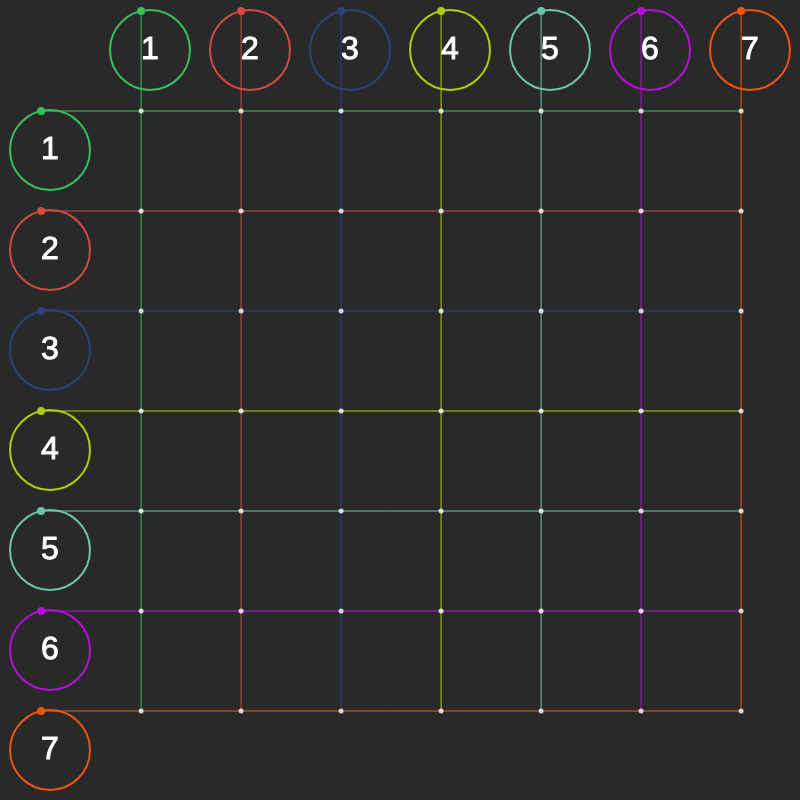
Frame 1 (no input)
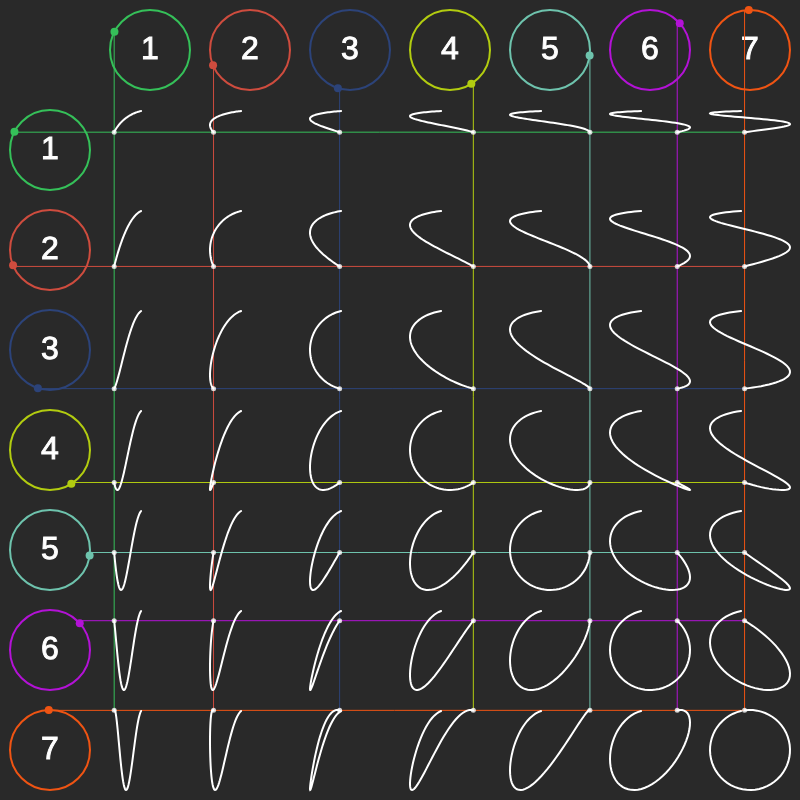
Frame 60 (no input)
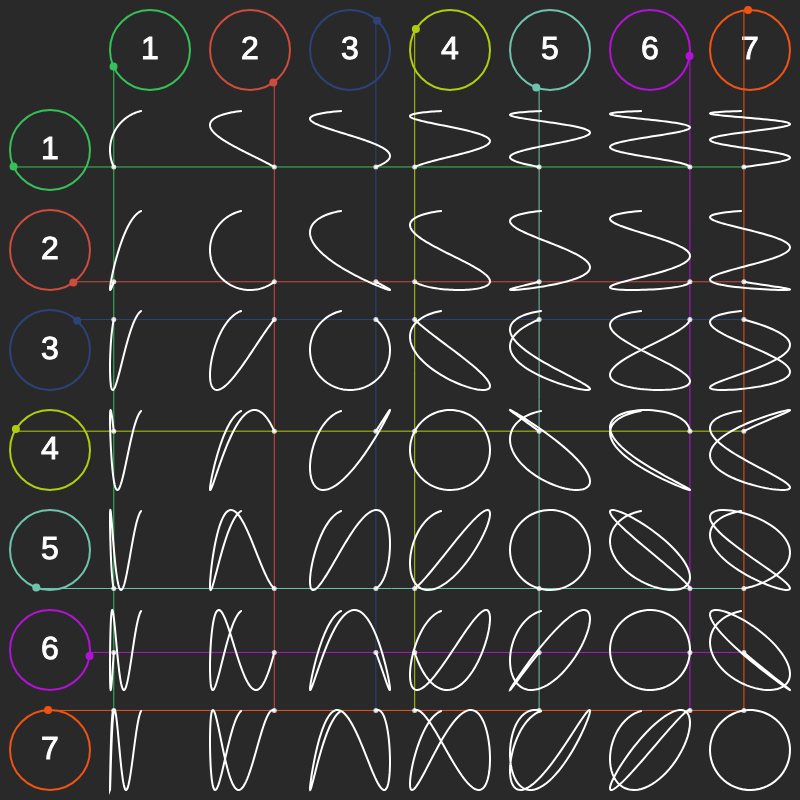
Frame 120 (the mouse pressed at the canvas centre since frame 60)

The p5.js sketch that drew these frames (run headless with seeded random() and noise() and a simulated clock; from frame 60 on, the mouse is pressed at the canvas centre):

// p5.js sketch
// ── sketch.js
let angle = 0;
let cols = 7;
let rows = 7;
let oscX = [];
let oscY = [];
let figures = [];
let d;
let colors = [];
let phase;

function setup() {
    createCanvas(800, 800);
    d = width / (cols + 1);
    // phase = 0;
    phase = random(TWO_PI);
    console.log(phase);
    for (let i = 0; i < cols; i++) {
        oscX.push(new Oscillator(d + i * d + d/2, d / 2, d*0.8, angle, phase));
        let r = random(256);
        let g = random(256);
        let b = random(256);
        colors.push(color(r, g, b));
    }

    for (let j = 0; j < rows; j++) {
        oscY.push(new Oscillator(d / 2, d + j * d + d/2, d*0.8, angle, phase));
    }

    for (let i = 0; i < cols; i++) {
        for (let j = 0; j < rows; j++) {
            figures.push(new Figure());
        }
    }
}


function draw() {
    background(41);

    for (let i = 0; i < cols; i++) {
        o = oscX[i];
        strokeWeight(1);
        textFont("Arial");
        textSize(32);
        textAlign(CENTER, CENTER);
        stroke(255);
        fill(255);
        text(""+(i + 1), o.pos.x, o.pos.y);
        stroke(colors[i]);
        o.show();
        o.update(angle * (i + 1));
        strokeWeight(1);
        stroke(colors[i], 100);
        line(o.x, o.y, o.x, oscY[oscY.length-1].y);
        for (let j = 0; j < rows; j++) {
            figures[index(i, j)].setX(o.x);
        }
    }

    for (let j = 0; j < rows; j++) {
        o = oscY[j];
        strokeWeight(1);
        textFont("Arial");
        textSize(32);
        textAlign(CENTER, CENTER);
        stroke(255);
        fill(255);
        text(""+(j + 1), o.pos.x, o.pos.y);
        stroke(colors[j]);
        o.show();
        o.update(angle * (j + 1));
        strokeWeight(1);
        stroke(colors[j], 100);
        line(o.x, o.y, oscX[oscX.length-1].x, o.y);
        for (let i = 0; i < rows; i++) {
            figures[index(i, j)].setY(o.y);
        }
    }

    for (let f of figures) {
        f.addPoint();
        f.show();
    }

    if (angle <= -TWO_PI) {
        for (let f of figures) {
            f.path = [];
        }
        angle = 0;
        // phase = 0;
        phase = random(TWO_PI);
        console.log(phase);
        for (let o of oscX.concat(oscY)) {
            o.phase = phase;
        }
        // noLoop();
    }
    angle -= 0.015;
}

function index(i, j) {
    return (i + j * rows);
}
// ── figure.js
class Figure {
    constructor() {
        this.path = [];
        this.current = createVector();
    }

    setX(x) {
        this.current.x = x;
    }

    setY(y) {
        this.current.y = y;
    }

    addPoint() {
        this.path.push(this.current);
    }

    show() {
        strokeWeight(2);
        stroke(255);
        beginShape();
        for (let p of this.path) {
            vertex(p.x, p.y);
        }
        endShape();
        strokeWeight(5);
        stroke(255, 200);
        point(this.current.x, this.current.y);
        this.current = createVector();
    }
}
// ── oscillator.js
class Oscillator {
    constructor(x, y, diameter, angle, phase) {
        this.pos = createVector(x, y);
        this.d = diameter;
        this.phi = angle + phase;
        this.x = this.pos.x + (this.d / 2) * cos(this.phi);
        this.y = this.pos.y + (this.d / 2) * sin(this.phi);
    }

    update(angle) {
        this.phi = angle + phase;
        this.x = this.pos.x + (this.d / 2) * cos(this.phi);
        this.y = this.pos.y + (this.d / 2) * sin(this.phi);
    }

    show() {
        strokeWeight(2);
        noFill();
        ellipse(this.pos.x, this.pos.y, this.d);
        strokeWeight(8);
        point(this.x, this.y);
    }
}
